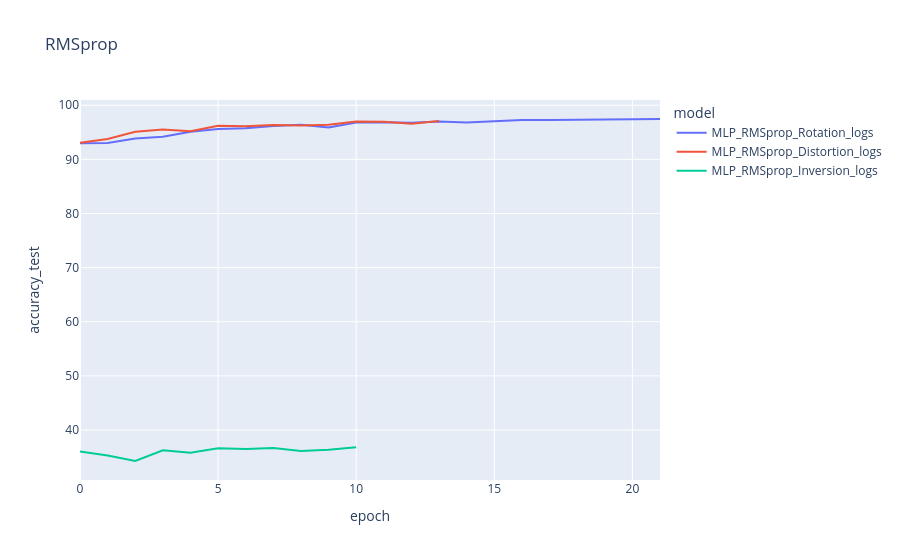

Notebook code for this chart:
### Code cell
frames = []
for name, table in mlp_data_col.items():
    if "RMSprop" in name:
        frames.append(
            pd.DataFrame({
                'epoch': table['epoch'],
                'accuracy_test': table['accuracy_test'],
                'model': name
            })
        )

fig = px.line(pd.concat(frames), x="epoch", y="accuracy_test", color="model", title="RMSprop")
fig.show()

### Figure 1 — Plotly figure (JSON) as saved in the notebook; plotly's stock layout.template omitted (floating-point values rounded to 4 significant figures)
{"data": [{"hovertemplate": "model=MLP_RMSprop_Rotation_logs<br>epoch=%{x}<br>accuracy_test=%{y}<extra></extra>", "legendgroup": "MLP_RMSprop_Rotation_logs", "line": {"color": "#636efa", "dash": "solid"}, "marker": {"symbol": "circle"}, "mode": "lines", "name": "MLP_RMSprop_Rotation_logs", "orientation": "v", "showlegend": true, "type": "scatter", "x": [0, 1, 2, 3, 4, 5, 6, 7, 8, 9, 10, 11, 12, 13, 14, 15, 16, 17, 18, 19, 20, 21], "xaxis": "x", "y": [92.95, 93.04, 93.84, 94.18, 95.1, 95.61, 95.72, 96.16, 96.39, 95.9, 96.82, 96.87, 96.74, 97.01, 96.8, 97.02, 97.27, 97.25, 97.27, 97.27, 97.35, 97.45], "yaxis": "y"}, {"hovertemplate": "model=MLP_RMSprop_Distortion_logs<br>epoch=%{x}<br>accuracy_test=%{y}<extra></extra>", "legendgroup": "MLP_RMSprop_Distortion_logs", "line": {"color": "#EF553B", "dash": "solid"}, "marker": {"symbol": "circle"}, "mode": "lines", "name": "MLP_RMSprop_Distortion_logs", "orientation": "v", "showlegend": true, "type": "scatter", "x": [0, 1, 2, 3, 4, 5, 6, 7, 8, 9, 10, 11, 12, 13], "xaxis": "x", "y": [93.07, 93.77, 95.09, 95.52, 95.2, 96.2, 96.09, 96.35, 96.26, 96.37, 97.0, 96.94, 96.59, 97.06], "yaxis": "y"}, {"hovertemplate": "model=MLP_RMSprop_Inversion_logs<br>epoch=%{x}<br>accuracy_test=%{y}<extra></extra>", "legendgroup": "MLP_RMSprop_Inversion_logs", "line": {"color": "#00cc96", "dash": "solid"}, "marker": {"symbol": "circle"}, "mode": "lines", "name": "MLP_RMSprop_Inversion_logs", "orientation": "v", "showlegend": true, "type": "scatter", "x": [0, 1, 2, 3, 4, 5, 6, 7, 8, 9, 10], "xaxis": "x", "y": [36.06, 35.29, 34.29, 36.27, 35.81, 36.64, 36.51, 36.7, 36.14, 36.38, 36.84], "yaxis": "y"}], "layout": {"legend": {"title": {"text": "model"}, "tracegroupgap": 0}, "title": {"text": "RMSprop"}, "xaxis": {"anchor": "y", "domain": [0, 1], "title": {"text": "epoch"}}, "yaxis": {"anchor": "x", "domain": [0, 1], "title": {"text": "accuracy_test"}}}}
